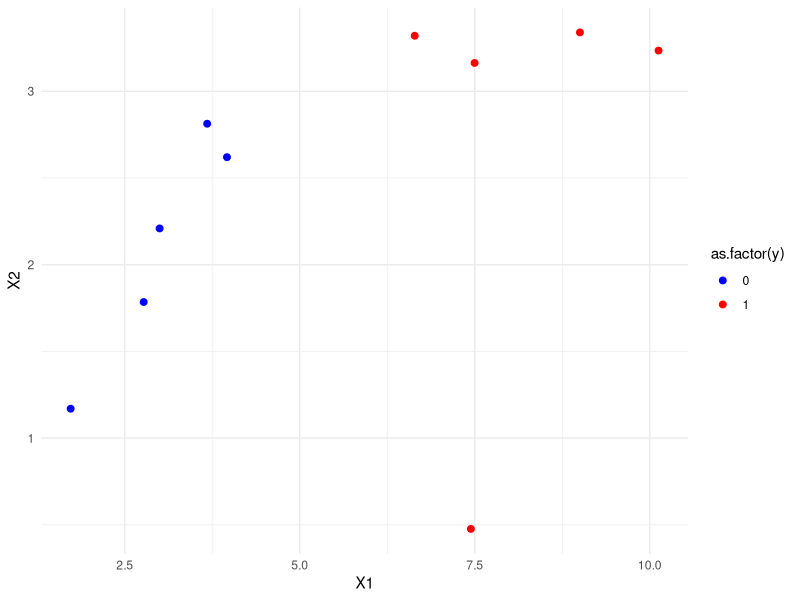

This chart was generated by the following R code:
##librerias:------------------------------------------
library(ggplot2)



##creamos el dataframe---------------------------------------
data <- data.frame("x1"=c(2.771244718,1.728571309,3.678319846,3.961043357,2.999208922,
  7.497545867,9.00220326,7.444542326,10.12493903,6.642287351),
  "x2"=c(1.784783929,1.169761413,2.81281357,2.61995032,2.209014212,3.162953546,3.339047188,
  0.476683375,3.234550982,3.319983761),
  "y"=c(0,0,0,0,0,1,1,1,1,1))

#valIABLES:----------------------------------------------------------------------------
#MejorR1<- -1
#MejorR2<- -1

#S1<-0
#S2<-0
##Datos:
x1<- t(data[,"x1" , drop=FALSE])
x2<- t(data[,"x2" , drop=FALSE])
Y<-  t(data[,"y" , drop=FALSE])

#REPRESENTACION INICIAL:--------------------------------------------------------------------------

ggplot(data, aes(x = x1, y = x2)) +
  geom_point(aes(color = as.factor(y)), size = 2) +
  scale_color_manual(values = c("blue", "red")) +
  labs(x = "X1", y = "X2") +
  theme_minimal()

#-------------------------------------------------------------------------------------------------
##BOCETO DE FUNCIONES(IGNORAR):-------------------------------------------------------------------
##la media de las respuestas de la valiable de decisión en 
##la Región R:
##ymediasr <- function(x){
##  sum<-0
#  for(i in 1:10){
##   sum<-(sum+as.numeric(x[i]))
#  }
#  return(sum/length(x))
#}
#-------------------------------------------------------------------------------------------
##La valianza:
#calc_val <- function(x,y){
#  res<-0
#  for(i in 1:length(x)){
#    res<-(res+(as.numeric(x[i])-as.numeric(y))^2)
#  }
#  return(res)
#}
#--------------------------------------------------------------------------------------------


###APARTADO  A)


#---------------------------------------------------------------------------------------------
##FUNCION CART QUE NOS SACA EL VALOR QUE GARANTIZA LA SUMA MÍNIMA:
CART<- function(data, class_valiable, v= FALSE) {
  
  
  mejor_s <- Inf
  suma_min <- Inf
  mejor_val <- NA
  
  data <- data.frame(lapply(data, sort))
  labels <- names(data)[names(data) != class_valiable]
  
  size <- dim(data)[1] 

  for (val in labels) {
    
    sum <- Inf
    
    for (i in 2:(size - 1)) {
     
      aux_s <- data[[val]][i]
      
      ##--YR1-----------------
      yr1 <- data[[class_valiable]][data[[val]] < aux_s] 
      ##--YR2-----------------
      yr2 <- data[[class_valiable]][data[[val]] >= aux_s]
      ##SUMATORIO:
      suma_auxiliar <- sum((yr1 - mean(yr1))^2)+ sum((yr2 - mean(yr2))^2)
      
      if (suma_auxiliar <= sum) {
        sum <- suma_auxiliar
        s <- aux_s
      }#end if
      
      if (v) {
        print(
          sprintf(
            "valiable: %s = %f; valor: %f; suma min: %f", 
              val,aux_s,data[[class_valiable]][data[[val]] == aux_s],suma_auxiliar))
      }#end if
    }#end for-size
    
    if (sum<suma_min) {
      
      suma_min <- sum
      mejor_s <- s
      mejor_val <- val
      
    }#end if
  }#end for-labels
  
  ##R1
  r1 <- data[data[[mejor_val]] < mejor_s, ]
  ##R2
  r2 <- data[data[[mejor_val]] >= mejor_s, ]
  
  ##devolvemos el valor escogido y algunos datos importantes:
  return(list(R1 = r1, R2 = r2, value = mejor_s,mejor_val = mejor_val, sum = suma_min))

}#end function


datos_split<- CART(data,"y")
datos_split

###----RESULTADOS---------------------
##$R1                          
##x1        x2 y
##1 1.728571 0.4766834 0
##2 2.771245 1.1697614 0
##3 2.999209 1.7847839 0
##4 3.678320 2.2090142 0
##5 3.961043 2.6199503 0

##$R2
##x1       x2 y
##6   6.642287 2.812814 1
##7   7.444542 3.162954 1
##8   7.497546 3.234551 1
##9   9.002203 3.319984 1
##10 10.124939 3.339047 1

##$value
##[1] 6.642287  <-------------------------

##$mejor_val
##[1] "x1"       <-----------------------

##$sum
##[1] 0
####-------------------------------------

#--------------------------------------------------------------------------------------------


###APARTADO  B)


#---------------------------------------------------------------------------------------------
##PRIMERO SACAMOS LOS DOS SUBARBOLES SIMPLEMENTE APLICANDO EL ALGORITMO DE NUEVO:

ladoizquierdo<- CART(datos_split$R1,"y")
ladoizquierdo  
#-----RESULTADOS DEL LADO IZQUIERDO---------
#$R1
#x1        x2 y
#1 1.728571 0.4766834 0
#2 2.771245 1.1697614 0
#3 2.999209 1.7847839 0

#$R2
#x1       x2 y
#4 3.678320 2.209014 0
#5 3.961043 2.619950 0

#$value
#[1] 3.67832

#$mejor_val
#[1] "x1"

#$sum
#[1] 0
#--------------------------------

ladoderecho<- CART(datos_split$R2,"y")
ladoderecho
##---RESULTADOS DEL LADO DERECHO--------
#$R1
#x1       x2 y
#1 6.642287 2.812814 1
#2 7.444542 3.162954 1
#3 7.497546 3.234551 1

#$R2
#x1       x2 y
#4  9.002203 3.319984 1
#5 10.124939 3.339047 1

#$value
#[1] 9.002203

#$mejor_val
#[1] "x1"

#$sum
#[1] 0
##-----------------------------------------------

##Sacamos dataframe para tests:
datos_test <- data.frame(lapply(data, sort))

##Ahora dividimos los sub-árboles en derecha e izquierda:
##T1
ladoizquierdo_r1_test <- datos_test[datos_test$x1 < ladoizquierdo$value, ]
ladoizquierdo_r1_test

ladoizquierdo_r2_test <- datos_test[datos_test$x1 >= ladoizquierdo$value, ]
ladoizquierdo_r2_test

##T2
ladoderecho_r1_test <- datos_test[datos_test$x1 < ladoderecho$value, ]
ladoderecho_r1_test

ladoderecho_r2_test <- datos_test[datos_test$x1 >= ladoderecho$value, ]
ladoderecho_r1_test

##ACCURACY T1:
acc_izq_r1 <- sum(dim(ladoizquierdo_r1_test[ladoizquierdo_r1_test$y == 0, ])[1])
acc_izq_r1 

acc_izq_r2 <- sum(dim(ladoizquierdo_r2_test[ladoizquierdo_r2_test$y == 1, ])[1])
acc_izq_r2

##ACCURACY T2:
acc_der_r1 <- sum(dim(ladoderecho_r1_test[ladoderecho_r1_test$y == 0, ])[1])
acc_der_r1

acc_der_r2 <- sum(dim(ladoderecho_r2_test[ladoderecho_r2_test$y == 1, ])[1])
acc_der_r2

##VEMOS LAS ACCURACY DE CADA SUB-ÁRBOL:

##T1
acc_izq <- (acc_izq_r1 / dim(ladoizquierdo_r1_test)[1] +acc_izq_r2 / dim(ladoizquierdo_r2_test)[1]) / 2
acc_izq ##0.8571429 <-----más accuracy

##T2
acc_der <- (acc_der_r1 / dim(ladoderecho_r1_test)[1] +acc_der_r2 / dim(ladoderecho_r2_test)[1]) / 2
acc_der ##0.8125

##Nos quedamos con el sub-árbol T1 que es el más acertado ya que tiene el mayor accuracy/precisión

#--------------------------------------------------------------------------------------------


###APARTADO  c) Explica el criterio que seguirías pasa finalizar el árbol. Pon un ejemplo.


#---------------------------------------------------------------------------------------------


##Podríamos iterar recursivamente nuestra función hasta que este se quedara sin nodos/variables
#a los que operar/con los que comparar. Una vez llegado a ese punto podríamos decir que nuestro árbol estaría finalizado
